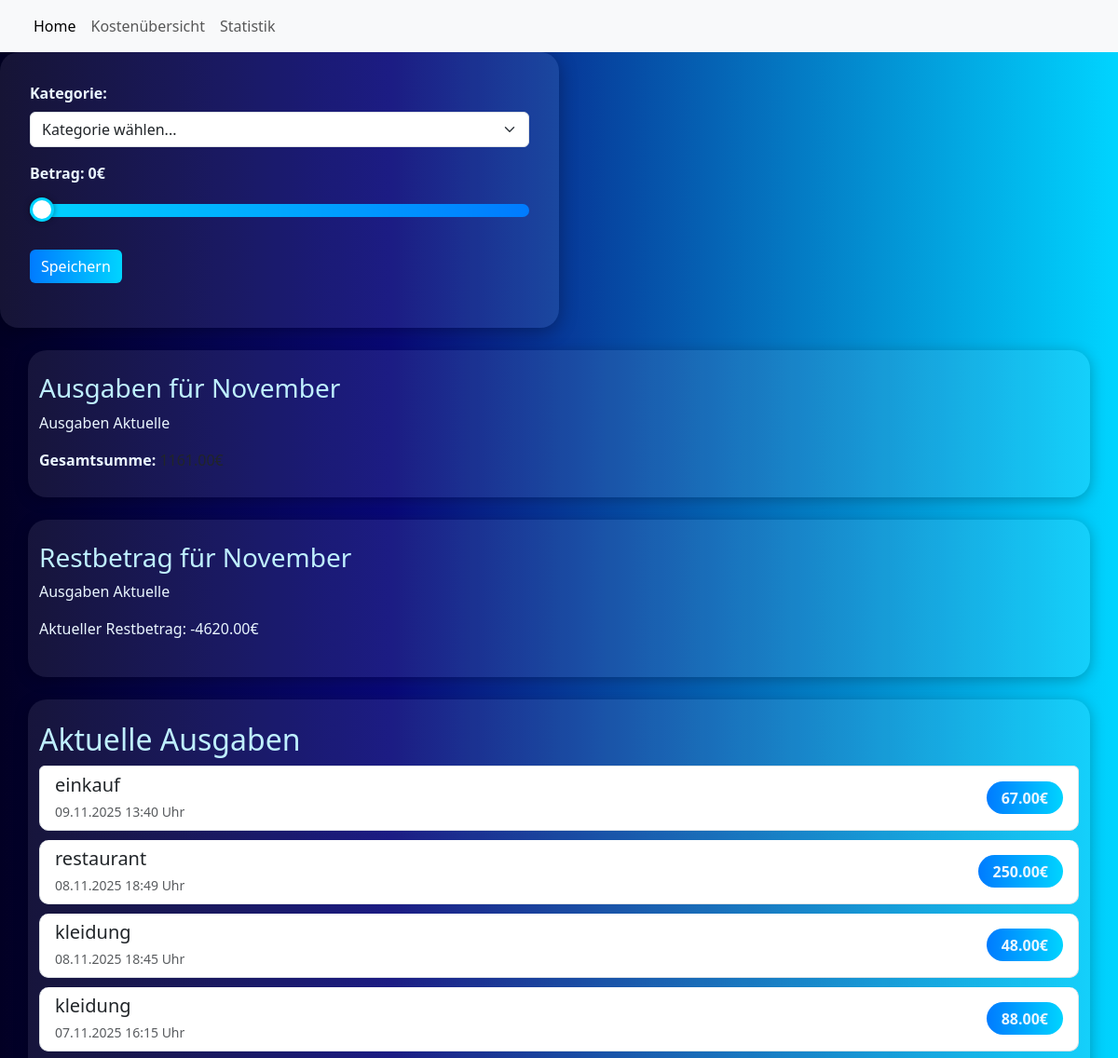
Before: /home/ (upper part) with the older database file.
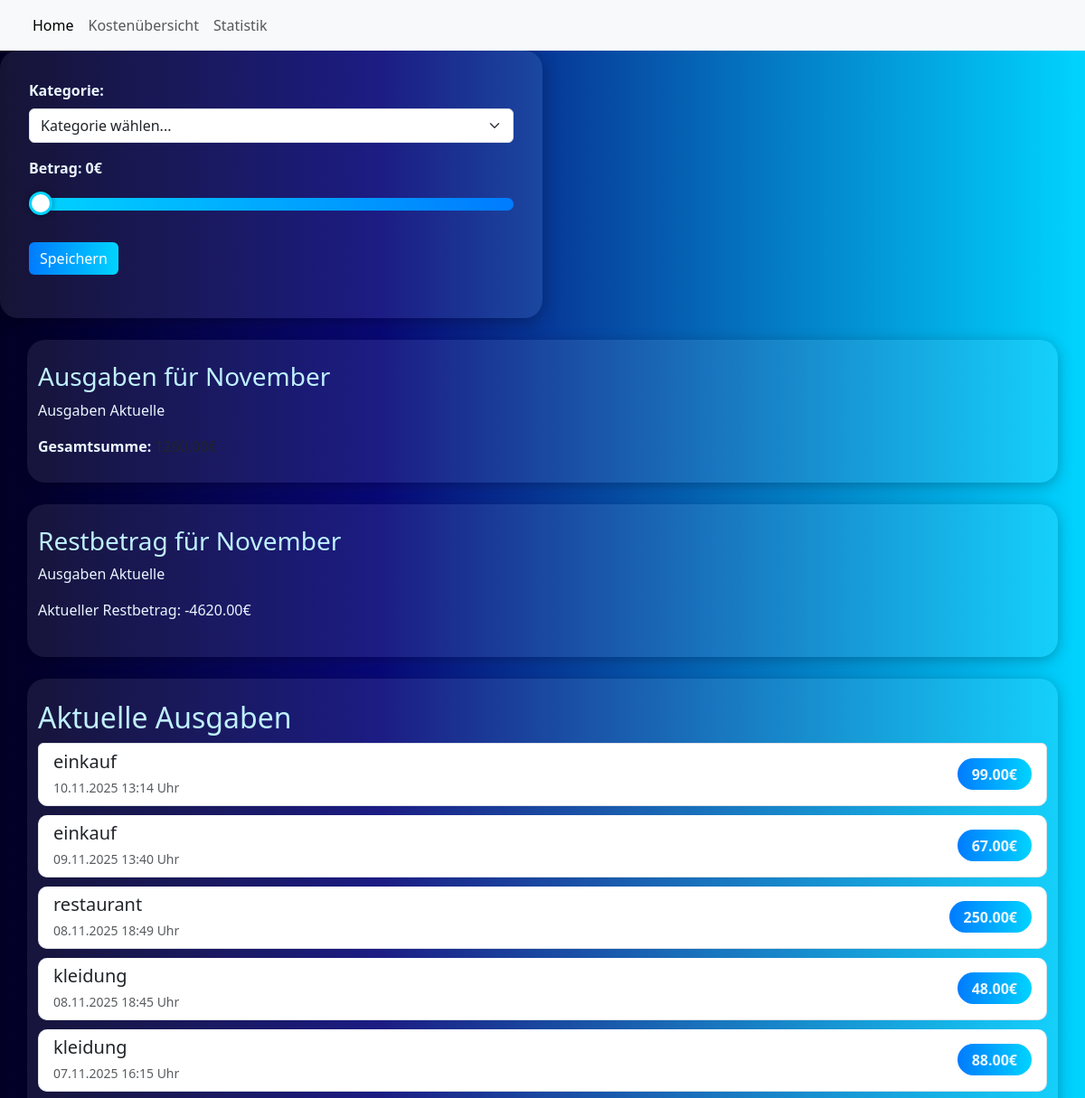
After: the same page with the newer database file.
### home/models.py (models this page shows, shortened)
class Ausgabe(models.Model):
    ausgaben_höhe = models.DecimalField(max_digits=10, decimal_places=2, default=0)
    ausgaben_kategorie = models.CharField(max_length=100)
    zeitpunkt_ausgabe = models.DateTimeField(auto_now_add=True)  # Automatisch setzen!
    class Meta:
        verbose_name = "Ausgabe"
        verbose_name_plural = "Ausgaben"  # Plural nur für Admin-Anzeige

### home/views.py (the view)
# urls.py: path('', views.main_view, name='main'),  # ← main_view verwenden!
def main_view(request):
    heute = datetime.now()
    monat = heute.month
    jahr = heute.year
    monate = ['Januar', 'Februar', 'März', 'April', 'Mai', 'Juni',
              'Juli', 'August', 'September', 'Oktober', 'November', 'Dezember']
    monat_name = monate[monat - 1]
    ausgaben_monatlich = Ausgabe.objects.filter(
        zeitpunkt_ausgabe__month=monat,
        zeitpunkt_ausgabe__year=jahr
    ).order_by('-zeitpunkt_ausgabe')
    gesamt_summe = 0
    for ausgabe in ausgaben_monatlich:
        print(f"Kategorie: {ausgabe.ausgaben_kategorie} - Höhe: {ausgabe.ausgaben_höhe}€")
        gesamt_summe += ausgabe.ausgaben_höhe
    print(f"Gesamtsumme für {monat}/{jahr}: {gesamt_summe}€")
    kategorien_daten = ausgaben_monatlich.values('ausgaben_kategorie').annotate(
        summe=Sum('ausgaben_höhe')
    ).order_by('-summe')
    chart_labels = [item['ausgaben_kategorie'] for item in kategorien_daten]
    chart_data = [float(item['summe']) for item in kategorien_daten]
    chart_labels_json = json.dumps(chart_labels)
    chart_data_json = json.dumps(chart_data)
    restbetrag_objekt = Restwert.objects.first()
    restbetrag_wert = restbetrag_objekt.restwert if restbetrag_objekt else Decimal('0')
    context = {
        'ausgaben': ausgaben_monatlich,
        'gesamt_summe': gesamt_summe,
        'monat': monat,
        'monat_name': monat_name,
        'jahr': jahr,
        'chart_labels': chart_labels_json,
        'chart_data': chart_data_json,
        'restbetrag': restbetrag_wert,  # ← NEU!
    }
    return render(request, 'home/main.html', context)

### home/templates/home/main.html (shortened to what the changed rows need)
{% load static %}
<!DOCTYPE html>
<html>
<head>
    <link rel="stylesheet" href="{% static 'home/style.css' %}">
    <link href="https://cdn.jsdelivr.net/npm/bootstrap@5.3.2/dist/css/bootstrap.min.css" rel="stylesheet">
</head>
<body>
    <section id="main-section-home">
        <div class="container mt-4">
            <h2>Aktuelle Ausgaben</h2>
            {% if ausgaben %}
                <div class="list-group">
                    {% for ausgabe in ausgaben %}
                        <div class="list-group-item d-flex justify-content-between align-items-center">
                            <div>
                                <h5 class="mb-1">{{ ausgabe.ausgaben_kategorie }}</h5>
                                <small class="text-muted">{{ ausgabe.zeitpunkt_ausgabe|date:"d.m.Y H:i" }} Uhr</small>
                            </div>
                            <span class="badge bg-primary rounded-pill">{{ ausgabe.ausgaben_höhe }}€</span>
                        </div>
                    {% endfor %}
                </div>
            {% else %}
                <div class="alert alert-info">
                    Noch keine Ausgaben vorhanden. Füge deine erste Ausgabe hinzu!
                </div>
            {% endif %}
        </div>
    </section>
</body>
</html>

Changed rows visible on the page:
added Ausgabe: ausgaben_kategorie "einkauf", zeitpunkt_ausgabe "10.11.2025 13:14", ausgaben_höhe "99.00"
